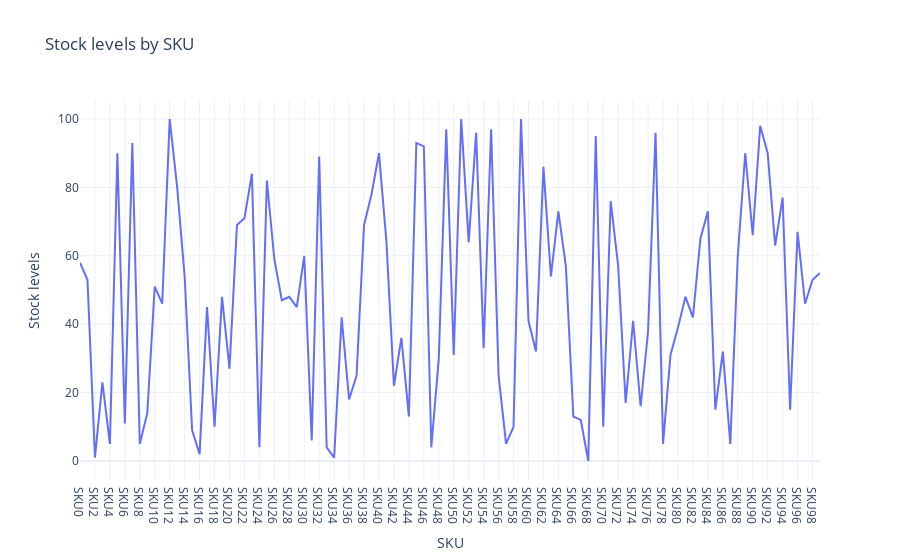

Here is the notebook cell this chart was saved with:
### Code cell
fig4=px.line(data,x=data['SKU'],y=data['Stock levels'],title='Stock levels by SKU')
fig4.show()

### Figure 1 — Plotly figure (JSON) as saved in the notebook; plotly's stock layout.template omitted (floating-point values rounded to 4 significant figures)
{"data": [{"hovertemplate": "SKU=%{x}<br>Stock levels=%{y}<extra></extra>", "legendgroup": "", "line": {"color": "#636efa", "dash": "solid"}, "marker": {"symbol": "circle"}, "mode": "lines", "name": "", "orientation": "v", "showlegend": false, "type": "scatter", "x": ["SKU0", "SKU1", "SKU2", "SKU3", "SKU4", "SKU5", "SKU6", "SKU7", "SKU8", "SKU9", "SKU10", "SKU11", "SKU12", "SKU13", "SKU14", "SKU15", "SKU16", "SKU17", "SKU18", "SKU19", "SKU20", "SKU21", "SKU22", "SKU23", "SKU24", "SKU25", "SKU26", "SKU27", "SKU28", "SKU29", "SKU30", "SKU31", "SKU32", "SKU33", "SKU34", "SKU35", "SKU36", "SKU37", "SKU38", "SKU39", "SKU40", "SKU41", "SKU42", "SKU43", "SKU44", "SKU45", "SKU46", "SKU47", "SKU48", "SKU49", "SKU50", "SKU51", "SKU52", "SKU53", "SKU54", "SKU55", "SKU56", "SKU57", "SKU58", "SKU59", "SKU60", "SKU61", "SKU62", "SKU63", "SKU64", "SKU65", "SKU66", "SKU67", "SKU68", "SKU69", "SKU70", "SKU71", "SKU72", "SKU73", "SKU74", "SKU75", "SKU76", "SKU77", "SKU78", "SKU79", "SKU80", "SKU81", "SKU82", "SKU83", "SKU84", "SKU85", "SKU86", "SKU87", "SKU88", "SKU89", "SKU90", "SKU91", "SKU92", "SKU93", "SKU94", "SKU95", "SKU96", "SKU97", "SKU98", "SKU99"], "xaxis": "x", "y": [58, 53, 1, 23, 5, 90, 11, 93, 5, 14, 51, 46, 100, 80, 54, 9, 2, 45, 10, 48, 27, 69, 71, 84, 4, 82, 59, 47, 48, 45, 60, 6, 89, 4, 1, 42, 18, 25, 69, 78, 90, 64, 22, 36, 13, 93, 92, 4, 30, 97, 31, 100, 64, 96, 33, 97, 25, 5, 10, 100, 41, 32, 86, 54, 73, 57, 13, 12, 0, 95, 10, 76, 57, 17, 41, 16, 38, 96, 5, 31, 39, 48, 42, 65, 73, 15, 32, 5, 60, 90, 66, 98, 90, 63, 77, 15, 67, 46, 53, 55], "yaxis": "y"}], "layout": {"legend": {"tracegroupgap": 0}, "title": {"text": "Stock levels by SKU"}, "xaxis": {"anchor": "y", "domain": [0, 1], "title": {"text": "SKU"}}, "yaxis": {"anchor": "x", "domain": [0, 1], "title": {"text": "Stock levels"}}}}
